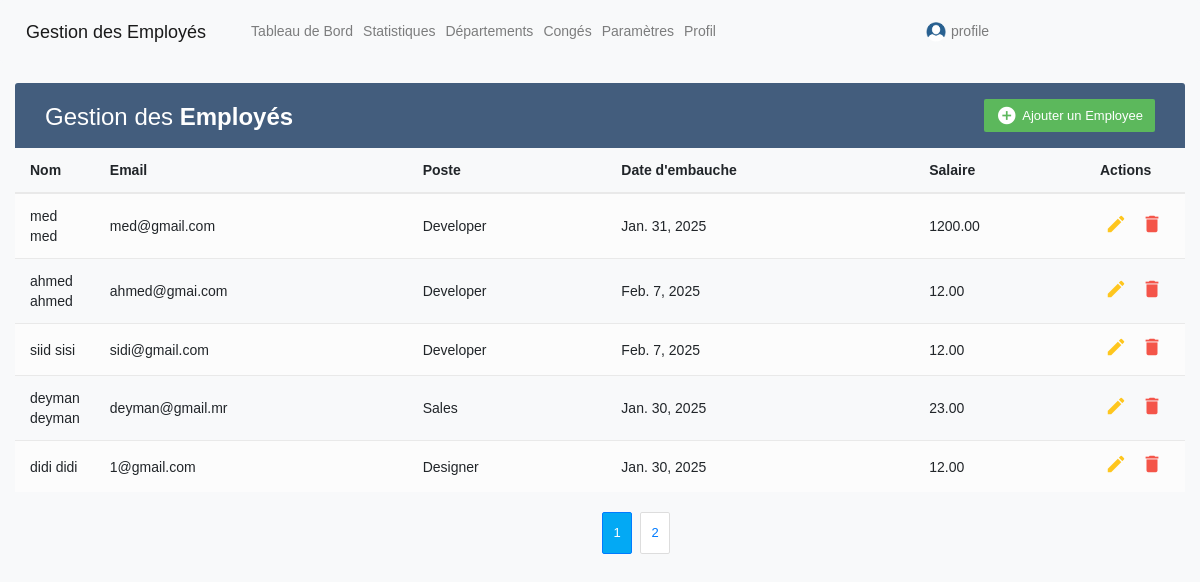
The app's page / (signed in) with its own data.
### gestion/models.py (models this page shows, shortened)
class Employee(models.Model):
    first_name = models.CharField(max_length=100)
    last_name = models.CharField(max_length=100)
    email = models.EmailField(unique=True)
    position = models.CharField(max_length=100)
    hire_date = models.DateField()
    salary = models.DecimalField(max_digits=10, decimal_places=2)
    contact = models.CharField(max_length=15, blank=True, null=True)
    department = models.ForeignKey(Department, on_delete=models.SET_NULL, null=True, blank=True)

### gestion/views.py (the view)
# urls.py: path('', views.dashboard, name='dashboard'),
@login_required
def dashboard(request):
    employees = Employee.objects.all()
    return render(request, 'dashboard.html', {'employees': employees})

### gestion/views.py (called while the page is built)
def login_required(view_func):
    @wraps(view_func)
    def wrapper(request, *args, **kwargs):
        if 'user_name' not in request.session:
            return redirect('login')
        return view_func(request, *args, **kwargs)
    return wrapper

### gestion/templates/dashboard.html (shortened to what this page needs)
{% extends 'base.html' %}
{% block content %}
{%load static %}
<!DOCTYPE html>
<html lang="fr">
<head>
	<link rel="stylesheet" href="https://maxcdn.bootstrapcdn.com/font-awesome/4.7.0/css/font-awesome.min.css">
	<link rel="stylesheet" href="https://cdnjs.cloudflare.com/ajax/libs/font-awesome/6.0.0/css/all.min.css">
    <link rel="stylesheet" href="https://maxcdn.bootstrapcdn.com/bootstrap/3.3.7/css/bootstrap.min.css">
    {%load static %}
    <link rel="stylesheet" href="{% static 'style.css' %}">
</head>
<body>
    <div id="content">
        <div class="container-fluid">
            <div class="table-title">
                <div class="row">
                    <div class="col-xs-6">
                        <h2>Gestion des <b>Employés</b></h2>
                    </div>
                    <div class="col-xs-6">
                        <a href="#addEmployeeModal" class="btn btn-success" data-toggle="modal"><i class="material-icons">&#xE147;</i> <span>Ajouter un Employee</span></a>
                    </div>
                </div>
            </div>
            <table class="table table-striped table-hover" id="employeeTable">
                <thead>
                    <tr>
                        <th>Nom</th>
                        <th>Email</th>
                        <th>Poste</th>
                        <th>Date d'embauche</th>
                        <th>Salaire</th>
                        <th>Actions</th>
                    </tr>
                </thead>
                <tbody>
                    {% for employee in employees %}
                        <tr class="employee-row">
                            <td>{{ employee.first_name }} {{ employee.last_name }}</td>
                            <td>{{ employee.email }}</td>
                            <td>{{ employee.position }}</td>
                            <td>{{ employee.hire_date }}</td>
                            <td>{{ employee.salary }}</td>
                            <td>
                                <a href="#editEmployeeModal{{ employee.id }}" class="edit" data-toggle="modal"><i class="material-icons" data-toggle="tooltip" title="Edit">&#xE254;</i></a>
                                <a href="#deleteEmployeeModal{{ employee.id }}" class="delete" data-toggle="modal"><i class="material-icons" data-toggle="tooltip" title="Delete">&#xE872;</i></a>
                            </td>
                        </tr>
                    {% endfor %}
                </tbody>
            </table>
            <div class="pagination-container">
                <nav aria-label="Page navigation">
                    <ul class="pagination" id="pagination">
                    </ul>
                </nav>
            </div>
        </div>
    </div>
</body>
</html>
</body>
</html>
{%endblock%}

### gestion/static/style.css (style rules this page uses)
body { font-family: 'Arial', sans-serif; background-color: #f8f9fa; }
.table-title { padding-bottom: 15px; background: #435d7d; color: #fff; padding: 16px 30px; border-radius: 3px 3px 0 0; }
.table-title h2 { margin: 5px 0 0; font-size: 24px; }
.table-title .btn { color: #fff; float: right; font-size: 13px; border: none; min-width: 50px; border-radius: 2px; border: none; outline: none !important; margin-left: 10px; }
.table-title .btn i { float: left; font-size: 21px; margin-right: 5px; }
.table-title .btn span { float: left; margin-top: 2px; }
table.table tr th, table.table tr td { border-color: #e9e9e9; padding: 12px 15px; vertical-align: middle; }
table.table tr th:first-child { width: 60px; }
table.table tr th:last-child { width: 100px; }
table.table-striped tbody tr:nth-of-type(odd) { background-color: #fcfcfc; }
table.table td:last-child i { opacity: 0.9; font-size: 22px; margin: 0 5px; }
table.table td a { font-weight: bold; color: #566787; display: inline-block; text-decoration: none; outline: none !important; }
table.table td a.edit { color: #FFC107; }
table.table td a.delete { color: #F44336; }
table.table td i { font-size: 19px; }
.pagination { float: right; margin: 0 0 5px; }

### gestion/templates/dashboard.html (style rules this page uses)
.pagination-container { margin-top: 20px; text-align: center; }
.pagination { display: inline-flex; padding-left: 0; list-style: none; border-radius: 0.25rem; position: fixed; }

### records on screen
Employee: first_name "med", last_name "med", email "med@gmail.com", position "Developer", hire_date "Jan. 31, 2025", salary "1200.00"
Employee: first_name "ahmed", last_name "ahmed", email "ahmed@gmai.com", position "Developer", hire_date "Feb. 7, 2025", salary "12.00"
Employee: first_name "siid", last_name "sisi", email "sidi@gmail.com", position "Developer", hire_date "Feb. 7, 2025", salary "12.00"
Employee: first_name "deyman", last_name "deyman", email "deyman@gmail.mr", position "Sales", hire_date "Jan. 30, 2025", salary "23.00"
Employee: first_name "didi", last_name "didi", email "1@gmail.com", position "Designer", hire_date "Jan. 30, 2025", salary "12.00"
